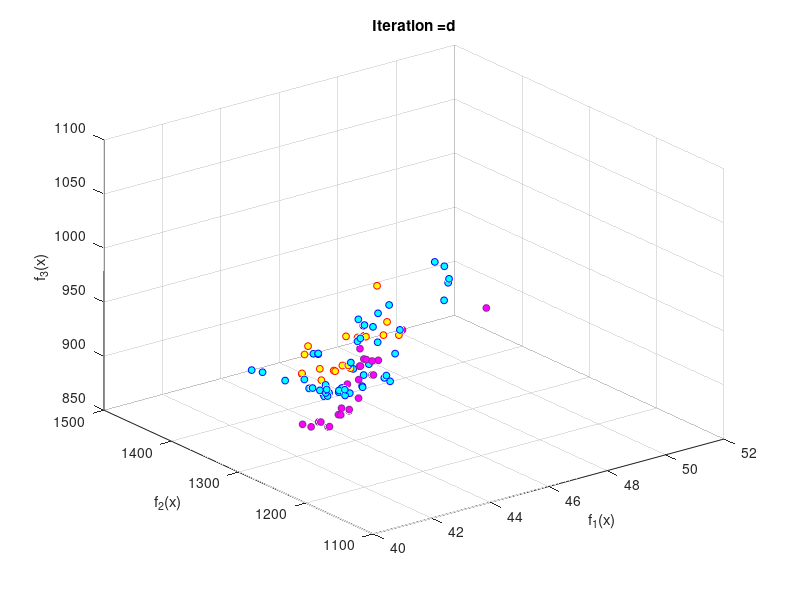

Here is the MATLAB script that generated this plot:
function PlotCosts()

        Input.spea2=load('spea2.mat');
        Input.nsga2=load('nsga2.mat');
        Input.hybrid=load('hybrid.mat');

        empty_individual.spea2=[];
        empty_individual.nsga2=[];
        empty_individual.hybrid=[];
        
        pop=repmat(empty_individual,80,1);
        
        temp5=[Input.spea2.Output.Paretolist2];
        for i=1:numel(temp5)
            pop(i).spea2=temp5{i};
        end
        qqq2=[pop.spea2];
        x=qqq2(1,:);
        y=qqq2(2,:);
        z=qqq2(3,:);
        %plot3(x,y,z,'or','Markersize',15, 'marker' , '^' ,'markerfacecolor','green' , 'markeredgecolor','blue');
        plot3(x,y,z,'or','Markersize',5, 'marker' , 'o' , 'markeredgecolor','blue' , 'markerfacecolor','cyan');
%       plot3(EPC(1,:),EPC(2,:),EPC(3,:),'or','Markersize',5,'markerfacecolor','y');
%         xlim([48 53])
%         ylim([900 1050])
%         zlim([450 490])
        title(['Iteration =' 100]);
        xlabel('f_1(x)');
        ylabel('f_2(x)'); 
        zlabel('f_3(x)');
        grid on
        hold on

        temp1=[Input.nsga2.Output.Paretolist2];
        for i=1:numel(temp1)
            pop(i).nsga2=temp1{i};
        end
        q=[pop.nsga2];
        x=q(1,:);
        y=q(2,:);
        z=q(3,:);
        %plot3(x,y,z,'or','Markersize',15, 'marker' , '*' ,'markerfacecolor','green' , 'markeredgecolor','green');
        plot3(x,y,z,'or','Markersize',5, 'marker' , 'o' , 'markeredgecolor','red' , 'markerfacecolor','yellow');
%       plot3(EPC(1,:),EPC(2,:),EPC(3,:),'or','Markersize',5,'markerfacecolor','y');
%         xlim([48 53])
%         ylim([900 1050])
%         zlim([450 490])
        title(['Iteration =' 100]);
        xlabel('f_1(x)');
        ylabel('f_2(x)'); 
        zlabel('f_3(x)');
        grid on
        hold on
        
        temp4=[Input.hybrid.Output.Paretolist2];
        for i=1:numel(temp4)
            pop(i).hybrid=temp4{i};
        end
        qqq1=[pop.hybrid];
        x=qqq1(1,:);
        y=qqq1(2,:);
        z=qqq1(3,:);
        %plot3(x,y,z,'or','Markersize',15, 'marker' , '^' ,'markerfacecolor','green' , 'markeredgecolor','blue');
        plot3(x,y,z,'or','Markersize',5, 'marker' , 'o' , 'markeredgecolor','#7E2F8E' , 'markerfacecolor','magenta');
%       plot3(EPC(1,:),EPC(2,:),EPC(3,:),'or','Markersize',5,'markerfacecolor','y');
%         xlim([48 53])
%         ylim([900 1050])
%         zlim([450 490])
        title(['Iteration =' 100]);
        xlabel('f_1(x)');
        ylabel('f_2(x)'); 
        zlabel('f_3(x)');
        grid on
        hold off

end